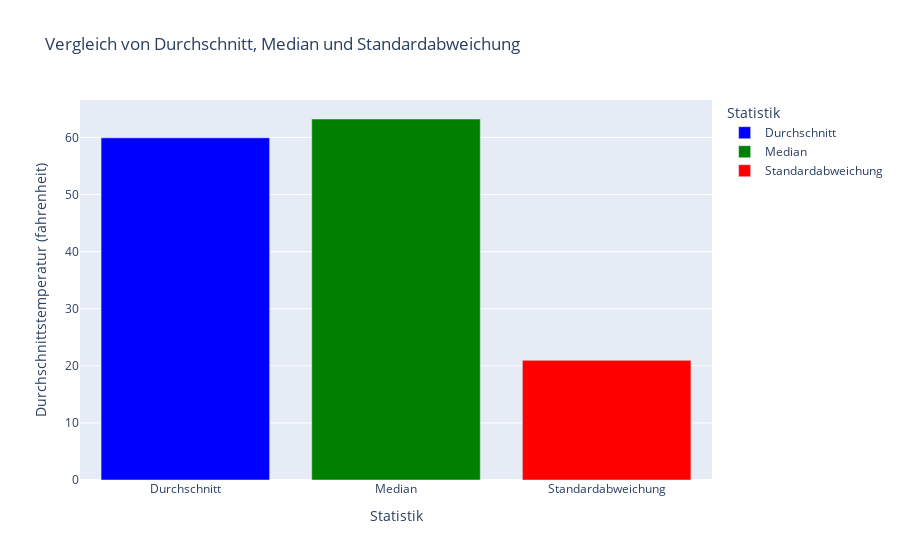

Notebook code for this chart:
### Code cell
mean_temp = df['tag_avg_temp_c'].mean()
median_temp = df['tag_avg_temp_c'].median()
std_temp = df['tag_avg_temp_c'].std()


summary_stats = pd.DataFrame({
    'Statistic': ['Durchschnitt', 'Median', 'Standardabweichung'],
    'Wert': [mean_temp, median_temp, std_temp]
})

fig = px.bar(summary_stats, x='Statistic', y='Wert', 
             title='Vergleich von Durchschnitt, Median und Standardabweichung',
             labels={'Wert': f'Durchschnittstemperatur ({ziel_einheit})', 'Statistic': 'Statistik'},
             color='Statistic', color_discrete_map={'Durchschnitt': 'blue', 'Median': 'green', 'Standardabweichung': 'red'})


fig.show()

### Figure 1 — Plotly figure (JSON) as saved in the notebook; plotly's stock layout.template omitted (floating-point values rounded to 4 significant figures)
{"data": [{"hovertemplate": "Statistik=%{x}<br>Durchschnittstemperatur (fahrenheit)=%{y}<extra></extra>", "legendgroup": "Durchschnitt", "marker": {"color": "blue", "pattern": {"shape": ""}}, "name": "Durchschnitt", "orientation": "v", "showlegend": true, "textposition": "auto", "type": "bar", "x": ["Durchschnitt"], "xaxis": "x", "y": [59.93], "yaxis": "y"}, {"hovertemplate": "Statistik=%{x}<br>Durchschnittstemperatur (fahrenheit)=%{y}<extra></extra>", "legendgroup": "Median", "marker": {"color": "green", "pattern": {"shape": ""}}, "name": "Median", "orientation": "v", "showlegend": true, "textposition": "auto", "type": "bar", "x": ["Median"], "xaxis": "x", "y": [63.23], "yaxis": "y"}, {"hovertemplate": "Statistik=%{x}<br>Durchschnittstemperatur (fahrenheit)=%{y}<extra></extra>", "legendgroup": "Standardabweichung", "marker": {"color": "red", "pattern": {"shape": ""}}, "name": "Standardabweichung", "orientation": "v", "showlegend": true, "textposition": "auto", "type": "bar", "x": ["Standardabweichung"], "xaxis": "x", "y": [20.96], "yaxis": "y"}], "layout": {"barmode": "relative", "legend": {"title": {"text": "Statistik"}, "tracegroupgap": 0}, "title": {"text": "Vergleich von Durchschnitt, Median und Standardabweichung"}, "xaxis": {"anchor": "y", "categoryarray": ["Durchschnitt", "Median", "Standardabweichung"], "categoryorder": "array", "domain": [0, 1], "title": {"text": "Statistik"}}, "yaxis": {"anchor": "x", "domain": [0, 1], "title": {"text": "Durchschnittstemperatur (fahrenheit)"}}}}
